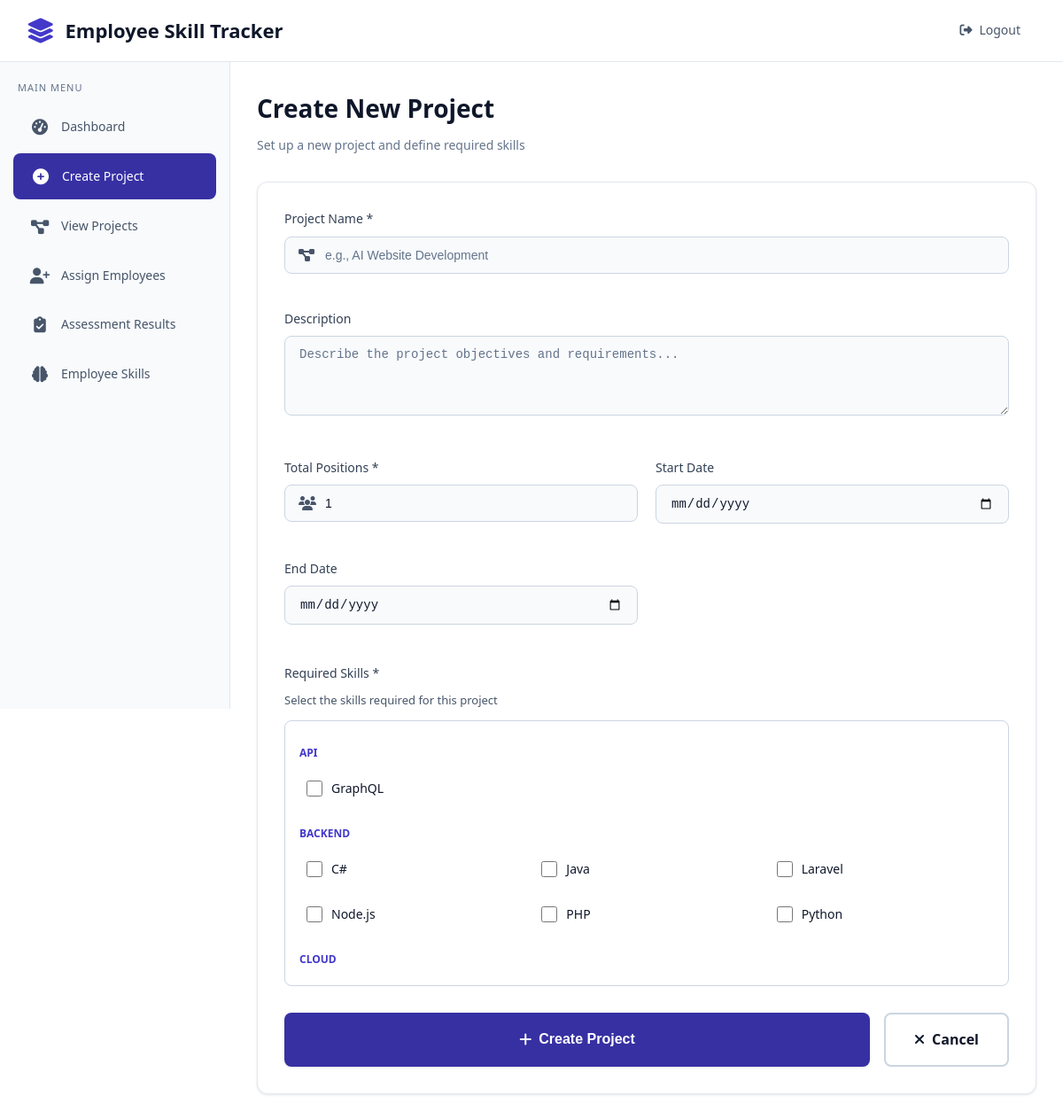
/hr/create_project.php (signed in), run on the app's committed database.
### tables this page shows
CREATE TABLE skills (
    id INT AUTO_INCREMENT PRIMARY KEY,
    skill_name VARCHAR(100) NOT NULL UNIQUE,
    category VARCHAR(50),
    description TEXT,
    created_at TIMESTAMP DEFAULT CURRENT_TIMESTAMP
);

### hr/create_project.php (the view, shortened to what this page needs)
<?php
require_once '../config/database.php';
$skills = $conn->query("SELECT id, skill_name, category FROM skills ORDER BY category, skill_name");
?>
<!DOCTYPE html>
<html lang="en">
<head>
    <link rel="stylesheet" href="../assets/css/styles.css">
    <link rel="stylesheet" href="https://cdnjs.cloudflare.com/ajax/libs/font-awesome/6.4.0/css/all.min.css">
</head>
<body>
    <nav class="navbar">
        <a href="../index.php" class="navbar-brand">
            <i class="fas fa-layer-group"></i>
            Employee Skill Tracker
        </a>
        <ul class="navbar-nav">
            <li><a href="../auth/logout.php" class="nav-link"><i class="fas fa-sign-out-alt"></i> Logout</a></li>
        </ul>
    </nav>
    <aside class="sidebar">
        <div class="sidebar-title">Main Menu</div>
        <ul class="sidebar-menu">
            <li class="sidebar-item">
                <a href="dashboard.php" class="sidebar-link">
                    <i class="fas fa-tachometer-alt"></i>
                    Dashboard
                </a>
            </li>
            <li class="sidebar-item">
                <a href="create_project.php" class="sidebar-link active">
                    <i class="fas fa-plus-circle"></i>
                    Create Project
                </a>
            </li>
            <li class="sidebar-item">
                <a href="view_projects.php" class="sidebar-link">
                    <i class="fas fa-project-diagram"></i>
                    View Projects
                </a>
            </li>
            <li class="sidebar-item">
                <a href="assign_employee.php" class="sidebar-link">
                    <i class="fas fa-user-plus"></i>
                    Assign Employees
                </a>
            </li>
            <li class="sidebar-item">
                <a href="assessment_results.php" class="sidebar-link">
                    <i class="fas fa-clipboard-check"></i>
                    Assessment Results
                </a>
            </li>
            <li class="sidebar-item">
                <a href="employee_skills.php" class="sidebar-link">
                    <i class="fas fa-brain"></i>
                    Employee Skills
                </a>
            </li>
        </ul>
    </aside>
    <main class="main-content">
        <div class="dashboard-header">
            <h1>Create New Project</h1>
            <p>Set up a new project and define required skills</p>
        </div>
        <div class="glass-card" style="padding: 30px; max-width: 900px;">
            <form method="POST" action="" data-validate>
                <div style="display: grid; grid-template-columns: repeat(2, 1fr); gap: 20px;">
                    <div class="form-group" style="grid-column: 1 / -1;">
                        <label class="form-label">Project Name *</label>
                        <div style="position: relative;">
                            <i class="fas fa-project-diagram" style="position: absolute; left: 16px; top: 50%; transform: translateY(-50%); color: var(--text-muted);"></i>
                            <input type="text" name="project_name" class="glass-input" style="padding-left: 45px;" placeholder="e.g., AI Website Development" required>
                        </div>
                    </div>
                    <div class="form-group" style="grid-column: 1 / -1;">
                        <label class="form-label">Description</label>
                        <textarea name="description" class="glass-input" rows="4" placeholder="Describe the project objectives and requirements..."></textarea>
                    </div>
                    <div class="form-group">
                        <label class="form-label">Total Positions *</label>
                        <div style="position: relative;">
                            <i class="fas fa-users" style="position: absolute; left: 16px; top: 50%; transform: translateY(-50%); color: var(--text-muted);"></i>
                            <input type="number" name="total_positions" class="glass-input" style="padding-left: 45px;" value="1" min="1" max="50" required>
                        </div>
                    </div>
                    <div class="form-group">
                        <label class="form-label">Start Date</label>
                        <input type="date" name="start_date" class="glass-input">
                    </div>
                    <div class="form-group">
                        <label class="form-label">End Date</label>
                        <input type="date" name="end_date" class="glass-input">
                    </div>
                </div>
                <div class="form-group" style="margin-top: 24px;">
                    <label class="form-label">Required Skills *</label>
                    <p style="font-size: 13px; color: var(--text-muted); margin-bottom: 12px;">Select the skills required for this project</p>
                    <div style="display: grid; grid-template-columns: repeat(auto-fill, minmax(200px, 1fr)); gap: 12px; max-height: 300px; overflow-y: auto; padding: 16px; background: rgba(255,255,255,0.03); border-radius: var(--radius-md); border: 1px solid var(--border-glass);">
                        <?php
                        $current_category = '';
                        while ($skill = $skills->fetch_assoc()):
                            if ($skill['category'] !== $current_category):
                                $current_category = $skill['category'];
                        ?>
                            <div style="grid-column: 1 / -1; font-size: 12px; text-transform: uppercase; color: var(--primary-light); margin-top: 10px; font-weight: 600;">
                                <?php echo htmlspecialchars($current_category ?: 'Other'); ?>
                            </div>
                        <?php endif; ?>
                            <label style="display: flex; align-items: center; gap: 10px; cursor: pointer; padding: 8px; border-radius: var(--radius-sm); transition: var(--transition-fast);" onmouseover="this.style.background='rgba(255,255,255,0.05)'" onmouseout="this.style.background='transparent'">
                                <input type="checkbox" name="required_skills[]" value="<?php echo $skill['id']; ?>" style="width: 18px; height: 18px; accent-color: var(--primary-color);">
                                <span style="font-size: 14px;"><?php echo htmlspecialchars($skill['skill_name']); ?></span>
                            </label>
                        <?php endwhile; ?>
                    </div>
                </div>
                <div style="display: flex; gap: 16px; margin-top: 30px;">
                    <button type="submit" class="btn btn-primary btn-lg" style="flex: 1;">
                        <i class="fas fa-plus"></i> Create Project
                    </button>
                    <a href="dashboard.php" class="btn btn-outline btn-lg">
                        <i class="fas fa-times"></i> Cancel
                    </a>
                </div>
            </form>
        </div>
    </main>
</body>
</html>

### data on the page
skills: category "API", skill_name "GraphQL"
skills: category "BACKEND", skill_name "C#"
skills: skill_name "Java"
skills: skill_name "Laravel"
skills: skill_name "Node.js"
skills: skill_name "PHP"
skills: skill_name "Python"
skills: category "CLOUD"
